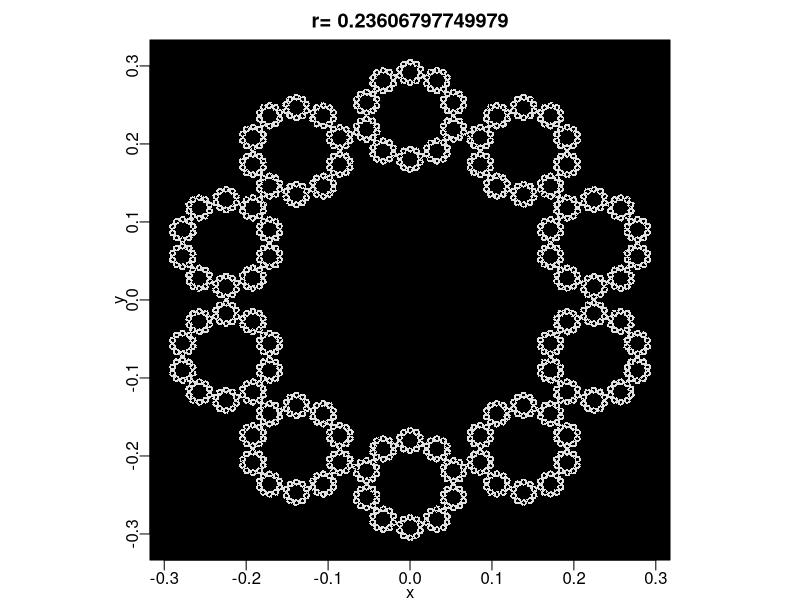

Write R code to recreate this figure.
phi=1/2+sqrt(5)/2
rlist=list(r3=1/2, r4=sqrt(2)-1, r5=1-1/phi, r6=1/3, r7=.3077, r8=1-1/sqrt(2), r9=.2605, r10=2*phi-3)

n=100000
m=10
zm=polyroot(c(1,rep(0,(m-1)),1))
z0=0+0i
r=rlist$r10
zbox=rep(NA,n)
z=z0
for(j in 1:n) {
  rand=runif(1, min = 0, max=1)
  if(rand<1/m) {
    z=(zm[1]+z)*r
    zbox[j]=z
  } else if(rand>(m-1)/m){
    z=(zm[m]+z)*r
    zbox[j]=z
  } else{
    for(k in (1:(m-2))) {
      if(rand>k/m && rand < (k+1)/m){
        z=(zm[k+1]+z)*r
        zbox[j]=z
      }
    }
  }
}
par(mar=c(2,2,2,1), mgp=c(1.1,.4,0), pty="s")
plot(tail(zbox,-5), pch=16, cex=1/3, col="darkblue", xlab="x", ylab="y", main=paste("r=", r))
rect(par("usr")[1],par("usr")[3],par("usr")[2],par("usr")[4],col = "black")
points(tail(zbox,-5), pch=".",  col="gray88")
points(zm,pch=16, col="red")